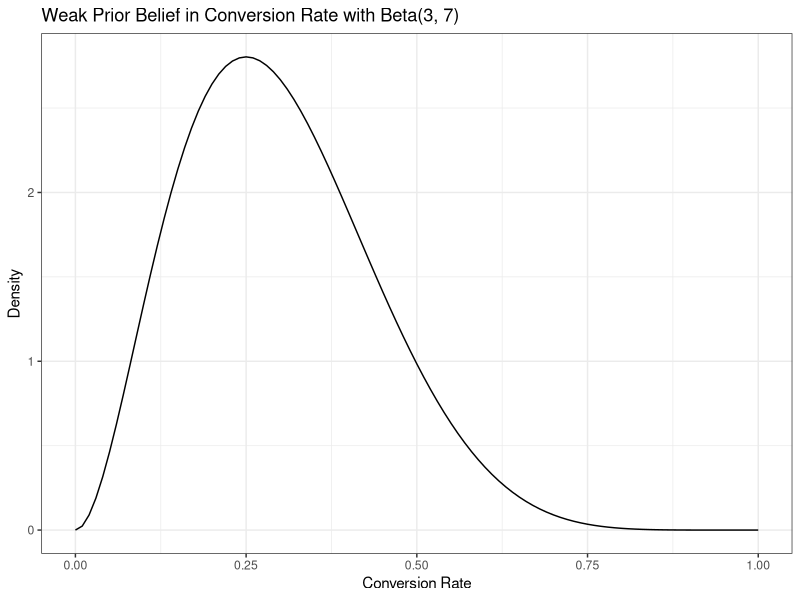
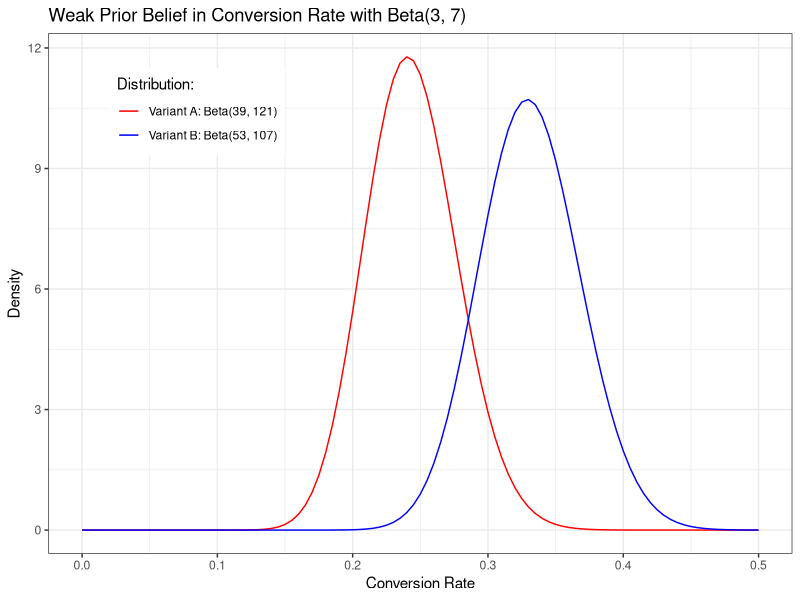
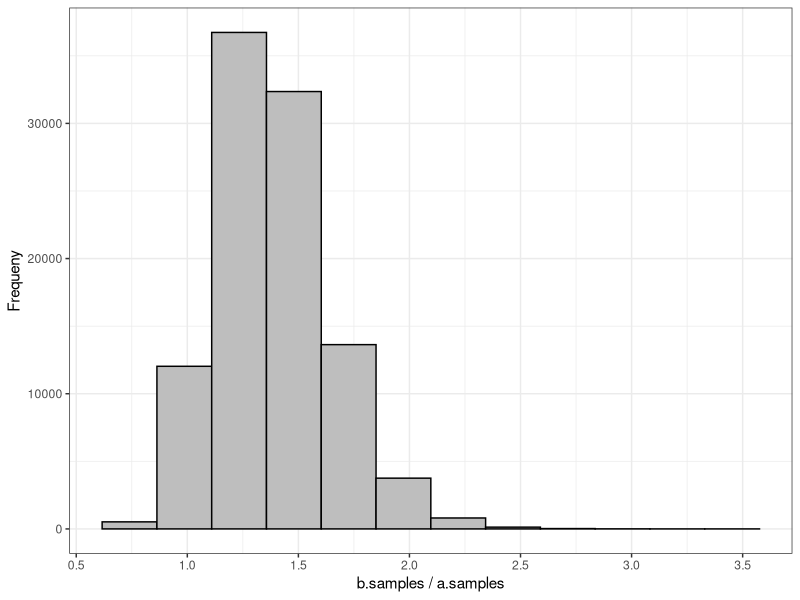
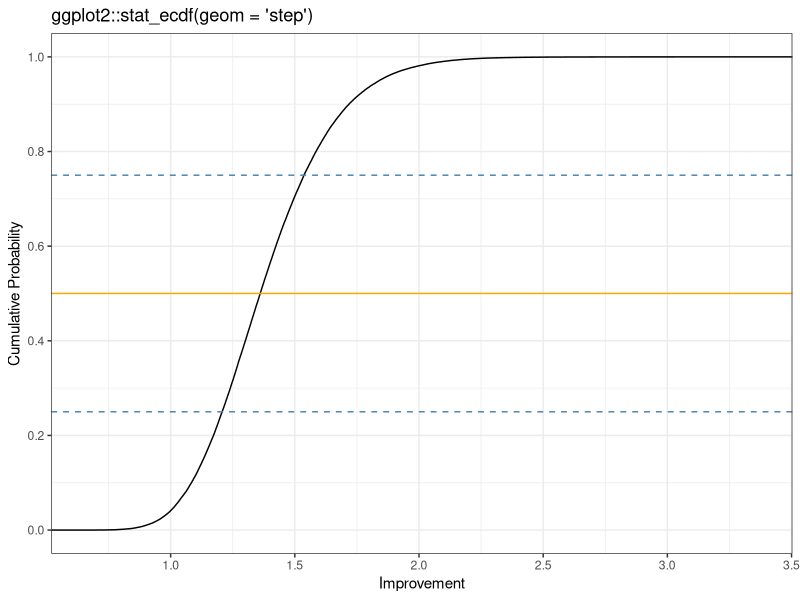

These figures' R source, in order:
## ---- chunk 1
#| label: MC-manually
#| attr-source: '#lst-MC-manually lst-cap="Monte Carlo simulation from scratch"'

n.trials = 1e5
prior.alpha = 3
prior.beta = 7

a.samples <- rbeta(n.trials, 36 + prior.alpha, 114 + prior.beta)
b.samples <- rbeta(n.trials, 50 + prior.alpha, 100 + prior.beta)

p.b_superior <- sum(b.samples > a.samples)/n.trials

p.b_superior
## ---- chunk 2
true.rate <- 0.25
number.of.samples <- 100
results <- runif(number.of.samples) <= true.rate
## ---- chunk 3
#| label: fig-pb-15-1
#| fig-cap: "Visualizing our prior probability distribution"
#| attr-source: '#lst-fig-pb-15-1 lst-cap="Draw Beta(3,7) for our prior probability distribution"'
#| out.width: 70%
#| fig.align: center

ggplot2::ggplot() +
    ggplot2::xlim(0, 1) +
    ggplot2::geom_function(fun = dbeta, args = list(shape1 = 3, shape2 = 7)) +
    ggplot2::theme_bw() +
    ggplot2::labs(
        title = "Weak Prior Belief in Conversion Rate with Beta(3, 7)",
        x = "Conversion Rate",
        y = "Density"
    )
## ---- chunk 4
#| label: fig-pb-15-2
#| fig-cap: "Beta distributions for our estimates for both variants of our email"
#| attr-source: '#lst-fig-pb-15-2 lst-cap="Show the estimates for each parameter side by side."'
#| out.width: 70%
#| fig.align: center

ggplot2::ggplot() +
    ggplot2::xlim(0, 0.5) +
    ggplot2::geom_function(ggplot2::aes(color = "Variant A: Beta(39, 121)"),
        fun = dbeta, args = list(shape1 = 39, shape2 = 121)) +
        ggplot2::geom_function(ggplot2::aes(color = "Variant B: Beta(53, 107)"),
        fun = dbeta, args = list(shape1 = 53, shape2 = 107)) +
    ggplot2::theme_bw() +
    ggplot2::scale_colour_manual("Distribution:", values = c("red", "blue")) + 
    ggplot2::theme(legend.position = c(.2,.85), legend.direction = "vertical") + 
    ggplot2::labs(
        title = "Weak Prior Belief in Conversion Rate with Beta(3, 7)",
        x = "Conversion Rate",
        y = "Density"
    )
## ---- chunk 5
#| label: fig-pb-15-3
#| fig-cap: "A histogram of possible improvements we might see"
#| attr-source: '#lst-fig-pb-15-3 lst-cap="Distribution of the relative improvements from variant A to variant B"'
#| out.width: 70%
#| fig.align: center

tibble::tibble(x = seq(1, 1e5, 1),
               y = b.samples / a.samples) |> 
    ggplot2::ggplot(ggplot2::aes(y)) +
    ggplot2::geom_histogram(bins = 12, color = "black", fill = "grey") +
    ggplot2::theme_bw() +
    ggplot2::labs(
        x = "b.samples / a.samples",
        y = "Frequeny"
    ) +
    ggplot2::scale_x_continuous(breaks = scales::pretty_breaks(n = 10))

## ---- chunk 6
#| label: fig-pb-15-4
#| fig-cap: "A distribution of possible improvements we might see"
#| attr-source: '#lst-fig-pb-15-4 lst-cap="Compute the empirical cumulative distribution function"'
#| out.width: 70%
#| fig.align: center

tibble::tibble(x = seq(1, 1e5, 1),
               y = b.samples / a.samples) |>
    ggplot2::ggplot(ggplot2::aes(y)) +
    ggplot2::stat_ecdf(geom = "step") +
    ggplot2::geom_hline(yintercept = 0.25, color = "steelblue",
                    linetype = "dashed") +
    ggplot2::geom_hline(yintercept = 0.50, color = "orange",
        linetype = "solid") +
    ggplot2::geom_hline(yintercept = 0.75, color = "steelblue",
            linetype = "dashed") +
    ggplot2::theme_bw() +
    ggplot2::labs(
        title = "ggplot2::stat_ecdf(geom = 'step')",
        x = "Improvement",
        y = "Cumulative Probability"
    ) +
    ggplot2::scale_x_continuous(breaks = scales::pretty_breaks(n = 5)) +
    ggplot2::scale_y_continuous(breaks = scales::pretty_breaks(n = 5))
